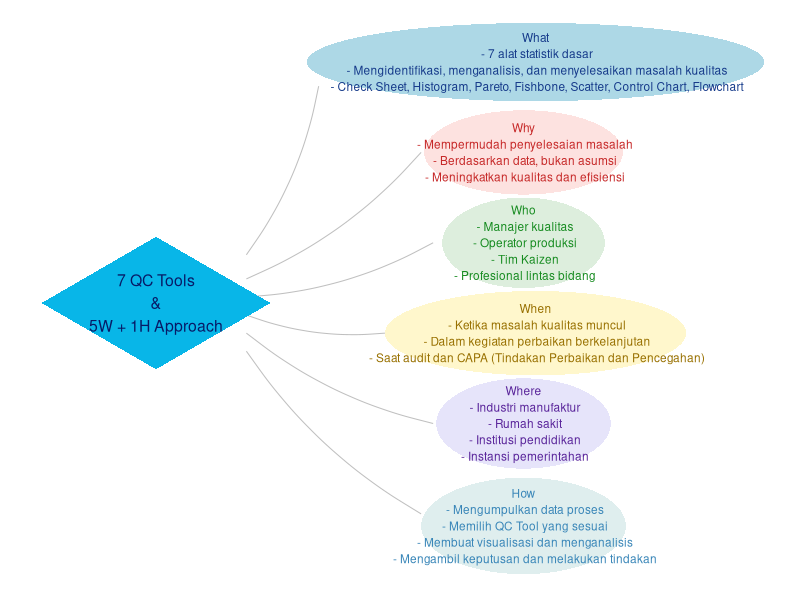

Here is the R script that generated this plot:
## ---- chunk 1
#| label: fig-5w1h
#| fig-cap: "Gambaran Umum 7 QC Tools dengan Pendekatan 5W + 1H"
#| fig-width: 12
#| fig-height: 8
#| out-width: 100%

library(ggplot2)


buat_oval <- function(x, y, rx, ry, nama, jumlah = 100) {
  sudut <- seq(0, 2 * pi, length.out = jumlah)

  data.frame(
    x = x + rx * cos(sudut),
    y = y + ry * sin(sudut),
    kelompok = nama
  )
}


oval <- data.frame(
  nama = c("What", "Why", "Who", "When", "Where", "How"),
  x = c(8.4, 8.2, 8.2, 8.4, 8.2, 8.2),
  y = c(9.0, 7.5, 6.0, 4.5, 3.0, 1.3),
  rx = c(3.8, 1.65, 1.35, 2.5, 1.45, 1.7),
  ry = c(0.65, 0.7, 0.75, 0.7, 0.75, 0.8),
  warna = c("#ADD8E6", "#FDE2E0", "#DDEEDD",
            "#FFF7CC", "#E6E4FA", "#DFEEEE")
)


data_oval <- do.call(
  rbind,
  lapply(seq_len(nrow(oval)), function(i) {
    buat_oval(
      oval$x[i],
      oval$y[i],
      oval$rx[i],
      oval$ry[i],
      oval$nama[i]
    )
  })
)


diamond <- data.frame(
  x = c(0.2, 2.1, 4.0, 2.1),
  y = c(5.0, 6.1, 5.0, 3.9)
)


garis <- data.frame(
  x = c(3.6, 3.6, 3.6, 3.6, 3.6, 3.6),
  y = c(5.8, 5.4, 5.1, 4.8, 4.5, 4.2),
  xend = c(4.8, 6.5, 6.7, 5.9, 6.7, 6.5),
  yend = c(8.6, 7.5, 6.0, 4.5, 3.0, 1.5)
)


teks <- data.frame(
  x = c(8.4, 8.2, 8.2, 8.4, 8.2, 8.2),
  y = c(9.0, 7.5, 6.0, 4.5, 3.0, 1.3),
  isi = c(
    paste(
      "What\n",
      "- 7 alat statistik dasar\n",
      "- Mengidentifikasi, menganalisis, dan menyelesaikan masalah kualitas\n",
      "- Check Sheet, Histogram, Pareto, Fishbone, Scatter, Control Chart, Flowchart"
    ),
    paste(
      "Why\n",
      "- Mempermudah penyelesaian masalah\n",
      "- Berdasarkan data, bukan asumsi\n",
      "- Meningkatkan kualitas dan efisiensi"
    ),
    paste(
      "Who\n",
      "- Manajer kualitas\n",
      "- Operator produksi\n",
      "- Tim Kaizen\n",
      "- Profesional lintas bidang"
    ),
    paste(
      "When\n",
      "- Ketika masalah kualitas muncul\n",
      "- Dalam kegiatan perbaikan berkelanjutan\n",
      "- Saat audit dan CAPA (Tindakan Perbaikan dan Pencegahan)"
    ),
    paste(
      "Where\n",
      "- Industri manufaktur\n",
      "- Rumah sakit\n",
      "- Institusi pendidikan\n",
      "- Instansi pemerintahan"
    ),
    paste(
      "How\n",
      "- Mengumpulkan data proses\n",
      "- Memilih QC Tool yang sesuai\n",
      "- Membuat visualisasi dan menganalisis\n",
      "- Mengambil keputusan dan melakukan tindakan"
    )
  ),
  warna_teks = c(
    "#153A8A", "#C62828", "#168B20",
    "#987000", "#59249A", "#3986B8"
  ),
  ukuran = c(3.5, 3.8, 3.8, 3.6, 3.8, 3.8)
)

# Create diagram
ggplot() +

  geom_curve(
    data = garis,
    aes(x = x, y = y, xend = xend, yend = yend),
    curvature = 0.12,
    color = "grey75",
    linewidth = 0.35
  ) +

  geom_polygon(
    data = diamond,
    aes(x = x, y = y),
    fill = "#08B6E8",
    color = NA
  ) +

  # Main text
  annotate(
    "text",
    x = 2.1,
    y = 5.0,
    label = "7 QC Tools\n&\n5W + 1H Approach",
    size = 4,
    color = "#071B67",
    lineheight = 1.2
  ) +


  geom_polygon(
    data = data_oval,
    aes(x = x, y = y, group = kelompok, fill = kelompok),
    color = NA
  ) +

  scale_fill_manual(
    values = setNames(oval$warna, oval$nama)
  ) +

  # Menambahkan teks pada setiap oval
  geom_text(
    data = teks,
    aes(x = x, y = y, label = isi, color = warna_teks),
    size = 3,
    lineheight = 1.15
  ) +

  scale_color_identity() +

  coord_fixed(
    xlim = c(0, 12.3),
    ylim = c(0.3, 9.8),
    expand = FALSE
  ) +

  theme_void() +

  theme(
    legend.position = "none",
    plot.margin = margin(10, 10, 10, 10)
  )
## ---- chunk 2
#| label: fig-alur-penerapan-qc
#| fig-cap: "Alur Penerapan 7 QC Tools pada Kasus Keterlambatan Pengiriman"
#| echo: false
#| warning: false
#| message: false

library(DiagrammeR)

grViz("
digraph qc_tools {

  graph [
    rankdir = TB,
    bgcolor = white,
    nodesep = 0.7,
    ranksep = 0.9,
    margin = 0.3
  ]

  node [
    fontname = 'Arial',
    fontsize = 18,
    style = filled,
    color = '#777777',
    penwidth = 1.5,
    margin = 0.25
  ]

  edge [
    fontname = 'Arial',
    fontsize = 16,
    color = '#555555',
    arrowsize = 1.2,
    penwidth = 1.5
  ]

  start [
    label = 'Mulai:\\nIdentifikasi Masalah',
    shape = ellipse,
    fillcolor = '#75C6E8',
    width = 4.5,
    height = 1.2
  ]

  check [
    label = 'Check Sheet\\nMengumpulkan Data Keterlambatan',
    shape = parallelogram,
    fillcolor = '#C5E8CF',
    width = 5.5,
    height = 1.3
  ]

  histogram [
    label = 'Histogram\\nMelihat Distribusi Keterlambatan',
    shape = box,
    fillcolor = '#F9D99B',
    width = 5.5,
    height = 1.3
  ]

  pareto [
    label = 'Pareto Chart\\nMenentukan Penyebab Dominan',
    shape = box,
    fillcolor = '#F9D99B',
    width = 5.5,
    height = 1.3
  ]

  fishbone [
    label = 'Fishbone Diagram\\nMencari Akar Penyebab (4M/1E)',
    shape = box,
    fillcolor = '#F9D99B',
    width = 5.5,
    height = 1.3
  ]

  scatter [
    label = 'Scatter Diagram\\nMelihat Hubungan Antarvariabel',
    shape = box,
    fillcolor = '#F9D99B',
    width = 5.5,
    height = 1.3
  ]

  control [
    label = 'Control Chart\\nMemantau Keterlambatan',
    shape = box,
    fillcolor = '#F9D99B',
    width = 5.5,
    height = 1.3
  ]

  flow [
    label = 'Flowchart\\nMemetakan Alur Proses Pengiriman',
    shape = box,
    fillcolor = '#F9D99B',
    width = 5.5,
    height = 1.3
  ]

  decision [
    label = 'Apakah Proses\\nSudah Stabil?',
    shape = diamond,
    fillcolor = '#F2B7B7',
    width = 4,
    height = 2
  ]

  mitigation [
    label = 'Mitigasi Risiko\\nPelayanan, Pelatihan,\\nPelacakan, dan Armada',
    shape = box,
    fillcolor = '#F4C5D2',
    width = 5,
    height = 1.8
  ]

  finish [
    label = 'Selesai:\\nTindak Lanjut dan Evaluasi',
    shape = ellipse,
    fillcolor = '#75C6E8',
    width = 4.5,
    height = 1.2
  ]

  note [
    label = 'Catatan:\\nGunakan kombinasi alat QC\\ndan validasi akar penyebab',
    shape = note,
    fillcolor = '#FFF7CC',
    color = '#C5A94D',
    fontsize = 14,
    width = 3.5,
    height = 1.5
  ]

  start -> check
  check -> histogram
  histogram -> pareto
  pareto -> fishbone
  fishbone -> scatter
  scatter -> control
  control -> flow
  flow -> decision

  decision -> finish [
    label = 'Ya'
  ]

  decision -> mitigation [
    label = 'Tidak'
  ]

  mitigation -> finish

  flow -> note [
    style = dashed,
    arrowhead = none,
    color = '#999999'
  ]

  {rank = same; decision; note}
}
", width = "100%", height = "1200px")
